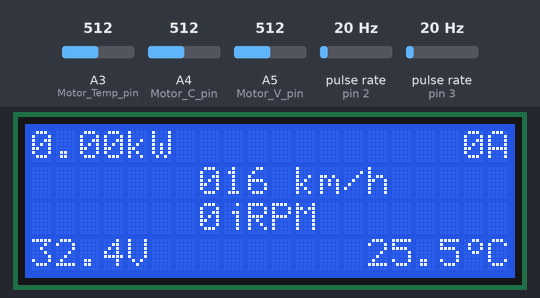
This sketch was run on a simulated Arduino Mega 2560, built with avr-gcc and run on an emulated ATmega2560. Shown: 20×4 character LCD. Wiring (inferred from the names in the program): 2 × pulse sensor: data pin 2 / data pin 3. Inputs (shaded band) come from the test bench; at power-on: A4 (Motor_C_pin) = 512, pulse rate (sensors on pin 2, pin 3) 20 Hz, A3 (Motor_Temp_pin) = 512, A5 (Motor_V_pin) = 512. Storage starts empty; what the sketch prints to the serial monitor is not drawn.

Above: at 1.4 s.
1.5 s: A4 (Motor_C_pin) set to 716
At 2.7 s:
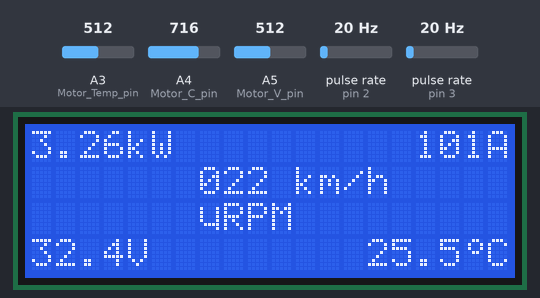
4.5 s: pulse rate (sensor on pin 2) set to 4 Hz
At 7.4 s:
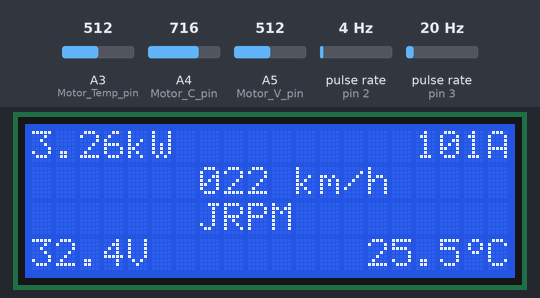
7.5 s: A3 (Motor_Temp_pin) set to 682
At 8.3 s:
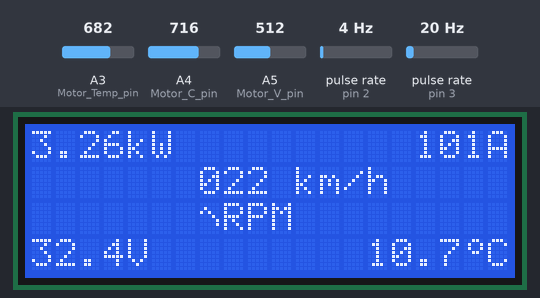
10.5 s: A3 (Motor_Temp_pin) set to 706
At 11.8 s:
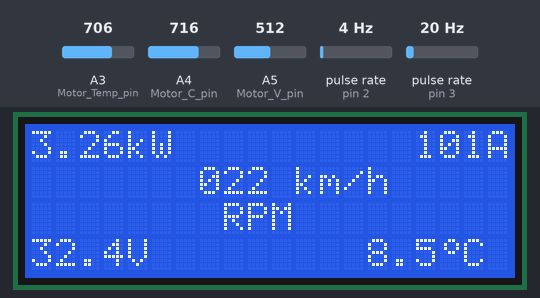
13.5 s: pulse rate (sensor on pin 3) set to 4 Hz
At 14.5 s:
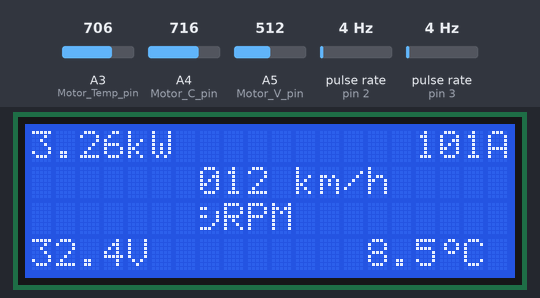
16.5 s: A5 (Motor_V_pin) set to 90
At 17.3 s:
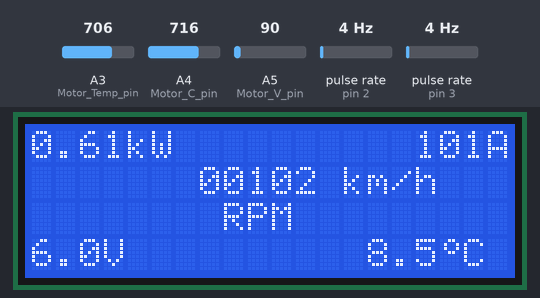
Timing chart, 0 to 19.5 s (numbered marks = the images above; inputs shaded):
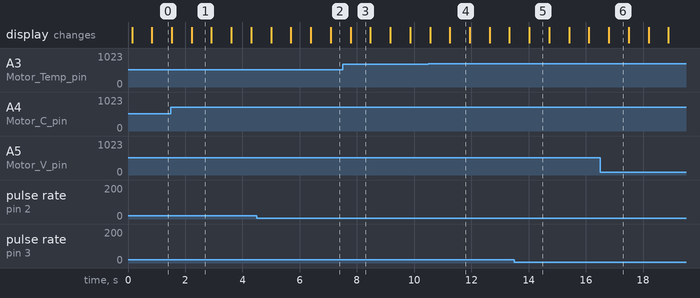

Measured:
- the behaviour switches between 689 and 690 on A3 (Motor_Temp_pin) (found by bisection; images 3 and 4)
- after the input at 4.5 s, the display: first changes after 0.50 s (image 2 shows a later state)
- what the display in image 1 shows lasts 0.7 s, from 2.2 s to 2.9 s

The sketch:

Mega_Side_LCD_test_V2.1.ino
```cpp
/*

   Libraries Included / Reference :
   - https://github.com/PaulStoffregen/Time
   - http://www.circuitstoday.com/tachometer-using-arduino
   - https://www.arduino.cc/en/reference/SD

*/


#include <SPI.h>
#include <SD.h>
#include <TimeLib.h>
#include <Wire.h>
#include <LiquidCrystal_I2C.h>


#define NUMSAMPLES 20
#define VIN 5.05
#define MOTOR_C_DIR -1


// which analog pin to connect
const byte Wheel_pin = A6, Motor_Temp_pin = A3, Motor_C_pin = A4, Motor_V_pin = A5, Motor_RPM_pin = 2, Wheel_RPM_pin = 3; // Analog input pin that the potentiometer is attached to
const byte SD_SPI_CSpin = 53;
int Motor_C_Offset = 0; // usually 2465
unsigned long Motor_RPM = 0, Wheel_RPM = 0;
long debouncing_time = 2; //Debouncing Time in Milliseconds
volatile unsigned long last_micros;
float Motor_Temp = 0, Motor_C = 0, Motor_V = 0;
char i = 0;
float Motor_Temp_steinhart;
float Motor_Temp_avg = 0.0;
float Motor_V_avg = 0, Motor_C_avg = 0;


float Motor_RPM_kmph = 0.0, Motor_Power = 0.0, Wheel_RPM_kmph = 0.0;

volatile int Motor_RPM_rev = 0, Wheel_RPM_rev = 0;
float Motor_RPM_rev_temp = 0.0, Wheel_RPM_rev_temp = 0.0;
unsigned long timer = 0, oldtime = 0;

/*          error code        */
//
//error code  meaning
// 0000 0000        No error
// 0000 0001        Error Writing File
//
int error_code = B00000000;


// make a string for assembling the data to log:
String dataString = "";
String dataTitle = "";

File dataFile;
LiquidCrystal_I2C  lcd(0x27, 2, 1, 0, 4, 5, 6, 7); // 0x27 is the I2C bus address for an unmodified backpack


const unsigned char PS_16 = (1 << ADPS2);
const unsigned char PS_32 = (1 << ADPS2) | (1 << ADPS0);
const unsigned char PS_64 = (1 << ADPS2) | (1 << ADPS1);
const unsigned char PS_128 = (1 << ADPS2) | (1 << ADPS1) | (1 << ADPS0);


void Motor_RPM_irs() {
  /* if((long)(micros() - last_micros) >= debouncing_time*1000) {
     rev++;
     last_micros = micros();
    }*/
  Motor_RPM_rev++;
}


void Wheel_RPM_irs() {
  /* if((long)(micros() - last_micros) >= debouncing_time*1000) {
     rev++;
     last_micros = micros();
    }*/
  Wheel_RPM_rev++;
}


//          Function to return averaged Analog pin readings

float ReadAnalog(byte port, byte samplenos) {
  int j = 0;
  float avg = 0.0;
  do {
    avg += analogRead(port);
    delay(2);
    j++;
  } while (j < samplenos);
  avg /= samplenos;
  return (avg);
}

//          Function to print on Serial and LCD
void FormatPrint(String input, int row, int column, int maxlength) {
  int lengthofstring = input.length(), i;
  if (lengthofstring <= maxlength) {
    lcd.setCursor(column, row);
    for (i = 0; i < (maxlength - lengthofstring); i++) lcd.print("0");
    lcd.print(input);
  } else lcd.print("X");
}

void PrintSerial() {
  uint8_t degree[8]  = {0x6, 0x9, 0x9, 0x6, 0x0, 0x0, 0x0};
  lcd.createChar(0, degree);

  /*            Serial Printin Start        */
  Serial.print("RPM=");
  Serial.print(Motor_RPM);
  Serial.print("\t");
  Serial.print("Motor Voltage = ");
  Serial.print(Motor_V);
  Serial.print("\t");
  Serial.print("Motor Current = ");
  Serial.print(Motor_C, 0);
  Serial.print("\t");
  Serial.print("Motor Temp = ");
  Serial.println(Motor_Temp, 1);

  lcd.clear();
  lcd.setCursor(7, 2);
  if (Motor_RPM == 0) {
    lcd.print("0000");
  } else if (Motor_RPM < 10) {
    lcd.print("000");
    lcd.print(Motor_RPM, 0);
  }
  else if (Motor_RPM < 100) {
    lcd.print("00");
    lcd.print(Motor_RPM, 0);
  }
  else if (Motor_RPM < 1000) {
    lcd.print("0");
    lcd.print(Motor_RPM, 0);
  } else lcd.print(Motor_RPM, 0);
  lcd.print("RPM");


  lcd.setCursor(7, 1);
  if (Wheel_RPM_kmph < 10) {
    lcd.print("00");
    lcd.print(Motor_RPM_kmph, 0);
  }
  else if (Wheel_RPM_kmph < 100) {
    lcd.print("0");
    lcd.print(Wheel_RPM_kmph, 0);
  }
  else lcd.print(Wheel_RPM_kmph, 0);
  lcd.print(" km/h");

  /*lcd.setCursor(8,3);
    lcd.print(Motor_RPM);
    //lcd.print("RPM");*/


  lcd.setCursor(0, 0);
  if (Motor_Power > -0.2 && Motor_Power < 0.2) {
    lcd.print("0.00");
  }
  else lcd.print(Motor_Power, 2);
  lcd.print("kW");
  lcd.setCursor(0, 3);
  lcd.print(Motor_V, 1);
  lcd.print("V");


  lcd.setCursor(13, 3);
  if (Motor_Temp < 100) {
    lcd.print(" ");
    lcd.print(Motor_Temp, 1);
  }
  else lcd.print(Motor_Temp, 1);
  lcd.write(byte(0));
  lcd.print("C");


  lcd.setCursor(18, 0);
  lcd.print("0");
  if (Motor_C < 1 && Motor_C > -1) {
    lcd.setCursor(18, 0);
    lcd.print("0");
  }
  else if (Motor_C < 0) {
    if (Motor_C > -10) {
      lcd.setCursor(18, 0);
      lcd.print(Motor_C, 0);
    } else if (Motor_C > -100) {
      lcd.setCursor(17, 0);
      lcd.print(Motor_C, 0);
    } else if (Motor_C > -1000) {
      lcd.setCursor(16, 0);
      lcd.print(Motor_C, 0);
    }
  }

  else {
    if (Motor_C < 10) {
      lcd.setCursor(18, 0);
      lcd.print(Motor_C, 0);
    } else if (Motor_C < 100) {
      lcd.setCursor(17, 0);
      lcd.print(Motor_C, 0);
    } else if (Motor_C < 1000) {
      lcd.setCursor(16, 0);
      lcd.print(Motor_C, 0);
    }
  }
  lcd.setCursor(19, 0);
  lcd.print("A");
}


//          Initialiszation of all parameters
void setup() {
  ADCSRA &= ~PS_128;
  ADCSRA |= PS_32;

  Motor_C_avg = ReadAnalog(Motor_C_pin, NUMSAMPLES);
  Motor_C_Offset = (( Motor_C_avg / 1023.0) * VIN * 1000.0);


  pinMode(Motor_RPM_pin, INPUT);
  pinMode(Wheel_RPM_pin, INPUT);

  // initialize serial communications at 115200 bps:
  Serial.begin(115200);
  Serial.println("Initializing..");

  lcd.begin (20, 4); // for 20 x 4 LCD module
  lcd.setBacklightPin(3, POSITIVE);
  lcd.setBacklight(1);

  if (!SD.begin(SD_SPI_CSpin)) {
    Serial.println("Card failed, or not present");
    error_code = B00000001;
    // don't do anything more:
    return;
  }
  setTime(14, 44, 30, 07, 02, 2017);


  if (!SD.exists("datalog.csv"))
  {
    dataFile = SD.open("datalog.csv", FILE_WRITE);
    dataTitle = "Date/Time,Time_Elapsed,Motor_RPM,Motor_Voltage,Motor_Current,Motor_Temp";
    dataFile.println(dataTitle);
    dataFile.close();
  }

  Serial.println("card initialized.");

  attachInterrupt(digitalPinToInterrupt(Motor_RPM_pin), Motor_RPM_irs, RISING); //attaching the Motor RPM interrupt
  attachInterrupt(digitalPinToInterrupt(Wheel_RPM_pin), Wheel_RPM_irs, RISING); //attaching the Motor RPM interrupt

}


void loop() {

  /*                     RPM Count                */
  delay(500);
  detachInterrupt(digitalPinToInterrupt(Motor_RPM_pin));           //detaches the Motor RPM interrupt
  detachInterrupt(digitalPinToInterrupt(Wheel_RPM_pin));           //detaches the Wheel RPM interrupt
  timer = millis() - oldtime;    //finds the time
  Motor_RPM_rev_temp = Motor_RPM_rev;
  Wheel_RPM_rev_temp = Wheel_RPM_rev;
  Motor_RPM = ((Motor_RPM_rev_temp / timer) * 60000.0) / 4.0 ; //calculates Motor rpm
  Serial.print("Motor_rev:"); Serial.print(Motor_RPM_rev); Serial.print(" timer:"); Serial.print(timer); Serial.print("Motor RPM:"); Serial.print(Motor_RPM);
  Wheel_RPM = ((Wheel_RPM_rev_temp / timer) * 60000.0) / 6.0 ; //calculates Wheel rpm
  Serial.print(" Wheel_rev:"); Serial.print(Wheel_RPM_rev); Serial.print(" timer:"); Serial.print(timer); Serial.print("Wheel RPM:"); Serial.println(Motor_RPM);


  /*                       Voltage sensor             */
  //Motor_V_avg = 0;
  Motor_V_avg = ReadAnalog(Motor_V_pin, NUMSAMPLES);;
  Motor_V = (((Motor_V_avg) / 1023.0) * VIN * 12.65) + 0.42 ; // Motor_V in V


  // 12.65 is the conversion factor (C.f) for the voltage divider (R1=229500,R2=19700,Vin=60) + Diode V loss = 0.42
  //Serial.print(analogRead(Motor_V_pin));

  /*                       Motor Temp sensor             */
  Motor_Temp_avg = ReadAnalog(Motor_Temp_pin, NUMSAMPLES);;
  Motor_Temp_avg = 1023.0 / Motor_Temp_avg - 1;
  Motor_Temp_avg = 9765.0 / Motor_Temp_avg; //Thermistor Series Resistor value = 9765
  Motor_Temp_steinhart = Motor_Temp_avg / 10000.0; // (R/Ro) -> Ro Nominal Resistance of thermistor at 25C = 10000
  Motor_Temp_steinhart = log(Motor_Temp_steinhart);                  // ln(R/Ro)
  Motor_Temp_steinhart /= 3950.0;                   // 1/B * ln(R/Ro) where B is the beta coefficient of the thermistor (usually 3000-4000) = 3950
  Motor_Temp_steinhart += 1.0 / (25.0 + 273.15); // + (1/To) -> To is the Nominal Temperature = 25
  Motor_Temp_steinhart = 1.0 / Motor_Temp_steinhart;                 // Invert
  Motor_Temp = Motor_Temp_steinhart - 273.15;                       // convert to C


  /*                       Battery Current sensor             */
  Motor_C_avg = ReadAnalog(Motor_C_pin, NUMSAMPLES);
  //Serial.println(( Motor_C_avg / 1023.0) * VIN * 1000.0);
  Motor_C = (Motor_C_Offset - (( Motor_C_avg / 1023.0) * VIN * 1000.0)) * MOTOR_C_DIR / 10; //Motor_C in x0.1A

  // 4730 is the C.f for the 200A current sensor
  //Further to be processed with Motor Amps = (Motor_C - OFFSET) /10
  // where 'OFFSET' = "Motor_C reading when V_BMS = 0" (@Vcc=4.95V it was 2348)


  /*                       Sensor Reading end        */


  /*                    Derived Calculations          */
  Motor_RPM_kmph = (((Motor_RPM / 4.67) * 0.6 * 3.14) / 60.0) * (18.0 / 5.0);  // Motor Speed in km/hr
  Motor_Power = Motor_C * Motor_V / 1000.0;                                // Power in kW
  Wheel_RPM_kmph = ((Wheel_RPM  * 0.54 * 3.14) / 60.0) * (18.0 / 5.0);  // Wheel Speed in km/hr
  //Serial.print("Wheel_RPM_")
  PrintSerial();


  /*            SD Card write           */


  time_t t = now(); // store the current time in time variable t
  dataString = String(day(t)) + "_" + String(month(t)) + "_" + String(year(t)) + " " + String(hour(t)) + ":" + String(minute(t)) + ":" + String(second(t))  + "," + String(Motor_RPM) + "," + String(Motor_V) + "," + String(Motor_C, 0) + "," + String(Motor_Temp, 1);
  dataFile = SD.open("datalog.csv", FILE_WRITE);


  // if the file is available, write to it:
  if (dataFile) {
    dataFile.println(dataString);
    dataFile.close();
    // print to the serial port too:
    Serial.println(dataString);
  }
  // if the file isn't open, pop up an error:
  else {
    Serial.println("error opening datalog.txt");
  }

  /*          Re-enabling the RPM timer         */
  Motor_RPM_rev++;
  Wheel_RPM_rev = 0;
  oldtime = millis();           //saves the current time
  attachInterrupt(digitalPinToInterrupt(Motor_RPM_pin), Motor_RPM_irs, RISING); //attaching the Motor RPM interrupt
  attachInterrupt(digitalPinToInterrupt(Wheel_RPM_pin), Wheel_RPM_irs, RISING); //attaching the Wheel RPM interrupt
}
```
